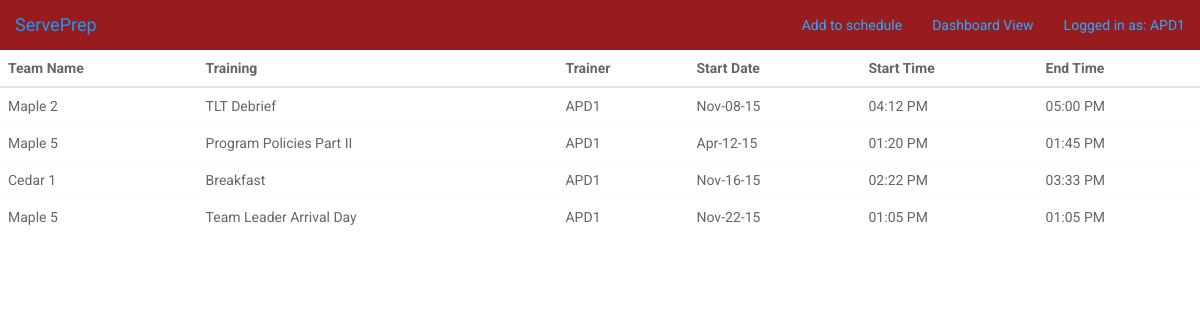
Page /dashboard (signed in) on the earlier database version.
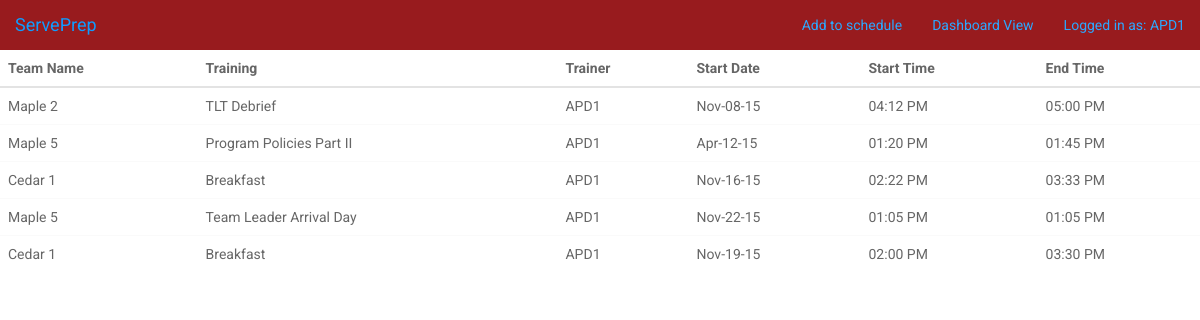
Same page on the later database version.
### model.py (models this page shows)
class TrainingAssignment(db.Model):
    __tablename__ = "training_assignments"
    assignment_id = db.Column(db.Integer, autoincrement=True, primary_key=True)
    team_id = db.Column(db.Integer, db.ForeignKey('teams.team_id'),
                        nullable=False, default="unknown")
    training_id = db.Column(db.Integer, db.ForeignKey('trainings.training_id'), nullable=False, default="unknown")
    staff_id = db.Column(db.String(15), db.ForeignKey('staff.staff_id'), nullable=True, default="unknown")
    start_date = db.Column(db.DateTime, nullable=False)
    end_date = db.Column(db.DateTime, nullable=True)
    start_time = db.Column(db.DateTime, nullable=True)
    end_time = db.Column(db.DateTime, nullable=True)
    staff = db.relationship("Staff", backref=db.backref("training_assignments"))

### server.py (the view)
@app.route('/dashboard')
def process_request():
    if session["staff_id"] == "ADMIN":
        assignments = TrainingAssignment.query.all()
    else:
        assignments = TrainingAssignment.query.filter_by(staff_id = session["staff_id"]).all()
    return render_template("dashboard.html", assignments=assignments)

### server.py (called while the page is built)
@app.template_filter('date')
def datetimeformat(value, format='%b-%d-%y'):
    return value.strftime(format)

@app.template_filter('time')
def timeformat(value, format='%I:%M %p'):
    return value.strftime(format)

### templates/dashboard.html (shortened to what this page needs)
{% extends 'base.html' %}
{% block content %}
<html lang="en">
<head>
    <link href="static/css/bootstrap.css" rel="stylesheet" />
    <link href="static/css/fresh-bootstrap-table.css" rel="stylesheet" />
    <link href="http://maxcdn.bootstrapcdn.com/font-awesome/4.2.0/css/font-awesome.min.css" rel="stylesheet">
</head>
<body>
<div class="wrapper">
    <div class="fresh-table full-screen-table toolbar-color-blue style="display:block;"">
        <table id="fresh-table" class="table">
            <thead>
                <th data-field="team">Team Name</th>
                <th data-field="training" data-sortable="true">Training</th>
                <th data-field="trainer" data-sortable="true">Trainer</th>
                <th data-field="Start Date" data-sortable="true">Start Date</th>
                <th data-field="Start Time" data-sortable="true">Start Time</th>
                <th data-field="End Time" data-formatter="true">End Time</th>
            </thead>
            <tbody>
        {% for assignment in assignments %}
    <tr>
        <td>{{assignment.team_id}}</td>
        <td>{{assignment.training_id}}</td>
        <td>{{assignment.staff_id}}</td>
        <td>{{assignment.start_date|date}}</td>
        <td>{{assignment.start_time|time}}</td>
        <td>{{assignment.end_time|time}}</td>
    </tr>
    {% endfor %}
{% endblock %}

### templates/base.html (shortened to what this page needs)
<!doctype html>
<html>
<head>
    <link href="bootstrap3/css/bootstrap.css" rel="stylesheet" />
    <link href="static/css/ct-paper.css" rel="stylesheet"/>
    <link href="http://maxcdn.bootstrapcdn.com/font-awesome/4.2.0/css/font-awesome.min.css" rel="stylesheet">
</head>
<link href="https://maxcdn.bootstrapcdn.com/bootstrap/3.3.4/css/bootstrap.min.css" rel="stylesheet">
<body>
    <div id="navbar">
     <nav class="navbar-navbar-default" role="navigation">
          <div class="navbar-header" color="red">
              <a class="navbar-brand" href="/">ServePrep</a>
            </div>
            <div class="collapse navbar-collapse" id="bs-example-navbar-collapse-1" style="background-color: #981b1e;">
              <ul class="nav navbar-nav navbar-right">
              {% if "username" in session %}
                <li><a href="/schedule">Add to schedule</a></li>
                <li><a href="/dashboard">Dashboard View</a></li>
                <li><a href="/login">Logged in as: {{ session['staff_id'] }}</a></li>
              {% else %}
                <li><a href="/">Log Out</a><li>
                <li><a href="/login">Login</a></li>
              {% endif %}
              </ul>
        </div>
      </div>
      {% block content %}{% endblock %}
</body>
</html>

Differences in the rows shown:
added TrainingAssignment: team_id "Cedar 1", training_id "Breakfast", staff_id "APD1", start_date "Nov-19-15", start_time "02:00 PM", end_time "03:30 PM"
